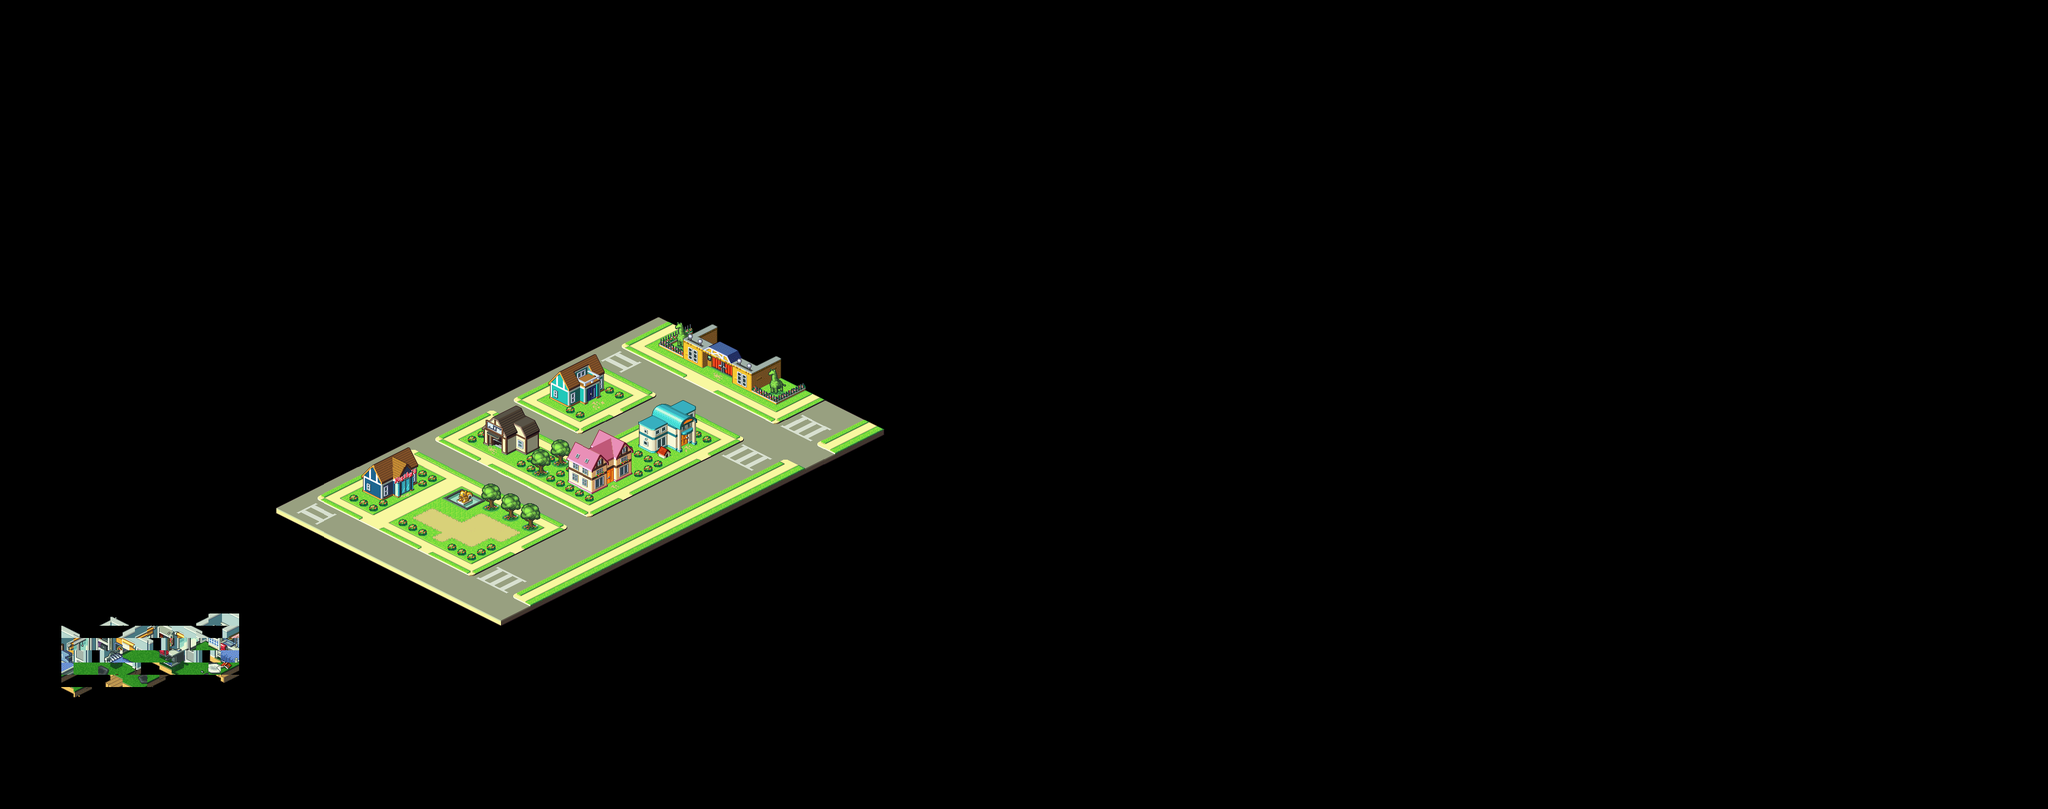

A 2D game scene composited from a Tiled map and its tileset images. What follows is a short description and the map's XML, with each tile layer's data collapsed to a summary:
An orthogonal 167x66 tile map with 20x20 px tiles, 1 tile layer (Graphics), 2 tilesets and 23 objects.

<map version="1.2" tiledversion="1.2.4" orientation="orthogonal" renderorder="right-down" width="167" height="66" tilewidth="20" tileheight="20" infinite="0" nextlayerid="56" nextobjectid="606">
 <tileset firstgid="1" source="lan's room.tsx" />
 <tileset firstgid="155" name="city" tilewidth="20" tileheight="20" tilecount="1326" columns="51">
  <image source="city.png" width="1037" height="537" />
 </tileset>
 <layer id="52" name="Graphics" width="167" height="66" offsetx="-0.5" offsety="1.5">
  <data>[11022 cells, 11022 non-empty, 1480 distinct tile ids]</data>
 </layer>
 <objectgroup id="53" name="Boundary">
  <object id="577" x="800" y="786.5">
   <polygon points="0,0 16.5,9 16.5,25 30,16.5 49,25 48.5,39.5 67.5,32 79.5,39.5 80,71 60.5,82 -23,41 -11,35 -12.5,7.5" />
  </object>
  <object id="578" x="796" y="885.5">
   <polygon points="0,0 -27.5,15 -57,-1 -62,-4 -75,5 -76.5,6.5 -30,33.5 23,7 5.5,-2" />
  </object>
  <object id="580" x="633.5" y="825.5">
   <polyline points="8,-16 -3.5,-10 8.5,-6 0,0 -25.5,14 -78.5,-13.5 -44,-31 -47.5,-50.5 -47.5,-53.5 30.5,-98 49,-66.5 89,-46.5 52.5,-27.5 45.5,-34 42.5,-31.5" />
  </object>
  <object id="581" x="829" y="740">
   <polyline points="0,0 10.5,-5.5 25.5,2 50.5,-9.5 50,-42 43,-54 28,-61.5 21.5,-74.5 11.5,-79 -24,-61.5 -43.5,-42 -80,-23 -57,-11.5 -43,-20" />
  </object>
  <object id="583" x="989.5" y="795.5">
   <polyline points="0,0 -24,10.5 -15,16.5 -12.5,18.5 -28.5,28 -155.5,-36.5 -126,-53.5 -114.5,-62 -99.5,-59.5 -94,-59.5 -90,-68.5 -87,-77.5 -75.5,-80 -67.5,-77 -64,-71.5 -62,-68 -65,-48.5 -51.5,-74.5 -34.5,-65.5 -26,-70 -12.5,-94.5 28,-75 42,-62.5 41,-22.5 41,-18 17.5,-8" />
  </object>
  <object id="584" x="1032" y="777.5">
   <polyline points="0,0 8.5,5 53.5,-18 59,-21 6.5,-47 8.5,-89 30,-100 38,-116 55.5,-119.5 60,-117 81.5,-125.5 101,-115.5 103,-54" />
  </object>
  <object id="585" x="1138.5" y="699">
   <polyline points="0,0 34,16.5 13,28 -3,16.5" />
  </object>
  <object id="586" x="1091" y="756">
   <polyline points="0,0 23,-11.5 -1.5,-25" />
  </object>
  <object id="587" x="912" y="605.5">
   <polyline points="0,0 -19.5,20 -19,42.5 -32,49" />
  </object>
  <object id="588" x="919.5" y="673.5">
   <polyline points="0,0 24,13.5 40.5,4.5 13.5,-10 25,-15.5 31,-11.5" />
  </object>
  <object id="589" x="985" y="640">
   <polyline points="0,0 28,14 44,4.5 3,-17.5 7.5,-16 -15.5,-63.5 -73.5,-34" />
  </object>
  <object id="590" x="156.25" y="1155">
   <polyline points="-15.75,17.5 8.5,4.5 0,0 31.5,-14.75 31.5,-35.5 27.25,-36 26.25,-31.75 -8.5,-46.25 43.75,-66.75 49,-68.5 92.25,-46.5 89,-44.25 130.5,-24 148.75,-34 173,-22 66,33 35.25,17.5 8.25,31" />
  </object>
  <object id="591" x="880.25" y="654.5">
   <polyline points="0,0 46.75,23" />
  </object>
  <object id="592" x="1126.25" y="529.75">
   <polyline points="0,0 -11,4.75 -15.25,-3.25 -20.75,-4.25 -22.25,-4.25 -23.5,0.25 -25.25,2.75 -26.75,4.5 -25.5,6.25 -22,7.25 -21,10 -21,11.5 -21,15 -21.75,17.25 -22.75,18.75 -23,19.75 -22.5,21.75" />
  </object>
  <object id="593" x="1142.75" y="601">
   <polyline points="0,0 -79.25,-42.25 -32.25,-67.5" />
  </object>
  <object id="594" x="1312.25" y="637.5">
   <polyline points="0,0 -49.25,25 -119.75,-11.25" />
  </object>
  <object id="595" x="868" y="988">
   <polyline points="0,0 439,-223" />
  </object>
  <object id="596" x="1368" y="739">
   <polyline points="0,0 70,-38 42,-53" />
  </object>
  <object id="597" x="1312" y="636">
   <polyline points="0,0 31,14" />
  </object>
  <object id="598" x="1073" y="517">
   <polyline points="0,0 -621,311 -361,444" />
  </object>
  <object id="602" x="638.75" y="852.75">
   <polyline points="0,0 53.5,27.25" />
  </object>
  <object id="603" x="694.5" y="878.75">
   <polyline points="0,0 11.5,-6.75 12.75,-7.75 -36.5,-34.5 -52.25,-25.25" />
  </object>
 </objectgroup>
 <objectgroup id="54" name="exit">
  <object id="600" x="375.5" y="1069.25">
   <polyline points="0,0 162.75,101.5" />
  </object>
 </objectgroup>
</map>